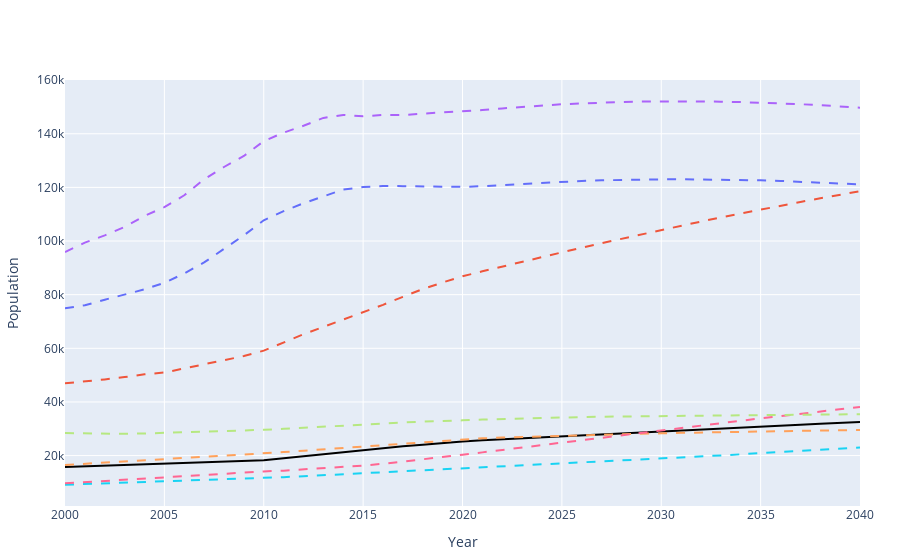

The code cell stored with this chart in its notebook:
### Code cell
try:
    oxford_full = pd.read_csv(global_inputs['oxford_global_source'])
    if city in oxford_full['Location'].values:
        oxford_pop_growth_plot()
    else:
        print("City is not in oxford economics")
except Exception as e:
    print(f"An error occurred: {e}")
